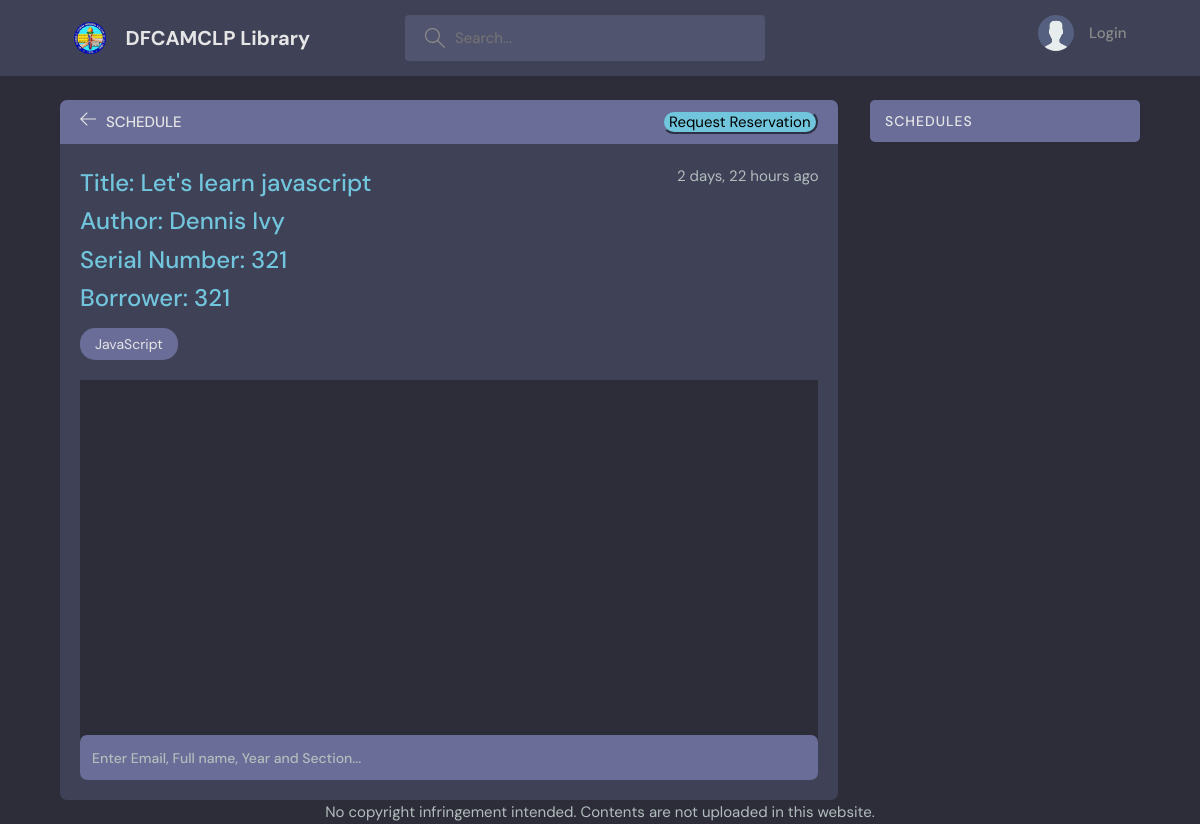
The page /room/40/ on the database its author committed.
### base/models.py (models this page shows, shortened)
class Room(models.Model):
    host = models.ForeignKey(User, on_delete=models.SET_NULL, null=True)
    topic = models.ForeignKey(Topic, on_delete=models.SET_NULL, null=True)
    name = models.CharField(max_length=200)
    author = models.CharField(max_length=200, blank = True)
    serialnumber = models.CharField(max_length=200, blank = True)
    status = models.IntegerField(default = 0)
    description = models.TextField(null=True, blank=True)
    participants = models.ManyToManyField(User, related_name='participants', blank=True)
    updated = models.DateTimeField(auto_now=True)
    created = models.DateTimeField(auto_now_add=True)
    class Meta:
        ordering = ['-updated','-created']

class Topic(models.Model):
    name = models.CharField(max_length=200)
    def __str__(self):
        return self.name

### base/views.py (the view, shortened to what this page needs)
# urls.py: path('room/<str:pk>/', views.room, name="room"),
def room(request, pk):
    room = Room.objects.get(id=pk)
    room_messages = room.message_set.all()
    participants = room.participants.all()
    context = {'room' : room, 'room_messages' : room_messages, 'participants' : participants}
    return render(request, 'base/room.html',context)

### base/templates/base/room.html (shortened to what this page needs)
{% extends 'main.html' %}
{% block content %}
    <main class="profile-page layout layout--2" >
      <div class="container" >
        <div class="room" >
          <div class="room__top">
            <div class="room__topLeft">
              <a href="{%url 'home'%}">
                <svg version="1.1" xmlns="http://www.w3.org/2000/svg" width="32" height="32" viewBox="0 0 32 32">
                  <title>arrow-left</title>
                  <path
                    d="M13.723 2.286l-13.723 13.714 13.719 13.714 1.616-1.611-10.96-10.96h27.625v-2.286h-27.625l10.965-10.965-1.616-1.607z"
                  ></path>
                </svg>
              </a>
              <h3>Schedule</h3>
            </div>
            {% if room.status == 0 %}
            {% if not user.is_superuser %}
            <button class = "resdesbtn" name = "resbtn" type = "button"> <a href="{% url 'reserve-room' room.id %}"><FONT COLOR = 'black'>Request Reservation</FONT></a></button>
            {% endif %}
            {% endif %}
          </div>
          <div class="room__box scroll">
            <div class="room__header scroll">
              <div class="room__info">
                <h3>Title: {{room.name}}
                  <p>Author: {{room.author}}</p>
                  <p>Serial Number: {{room.serialnumber}}</p>
                  <p>Borrower: {{room.serialnumber}}</p>
                </h3>
                <span>{{room.created|timesince}} ago</span>
              </div>
              <span class="room__topics">{{room.topic}}</span>
            </div>
            <div class="room__conversation">
              <div class="threads scroll">
              </div>
            </div>
          </div>
          <div class="room__message">
            <form method="POST" action="">
              {% if not user.is_superuser %}
              <input type="text" name="body" placeholder="Enter Email, Full name, Year and Section..." />
              {% endif %}
          </form>
          </div>
        </div>
        <div class="activities">
          <div class="activities__header">
            <h2>Schedules</h2>
          </div>
        </div>
      </div>
    </main>
    {% endblock content %}

### static/styles/style.css (style rules this page uses)
:root { --color-main: #71c6dd; --color-main-light: #e1f6fb; --color-dark: #3f4156; --color-dark-medium: #51546e; --color-dark-light: #696d97; --color-light: #e5e5e5; --color-gray: #8b8b8b; --color-light-gray: #b2bdbd; --color-bg: #2d2d39; --color-success: #5dd693; --color-error: #fc4b0b; }
* { font-family: "DM Sans", -apple-system, BlinkMacSystemFont, "Segoe UI", Roboto, Oxygen, Ubuntu, Cantarell, "Open Sans", "Helvetica Neue", sans-serif; margin: 0; padding: 0; box-sizing: border-box; text-rendering: optimizeLegibility; font-size: inherit; }
html { font-size: 56.25%; }
@media only screen and (min-width: 1200px) { html { font-size: 62.5%; } }
body { line-height: 1.6; font-weight: 400; font-size: 1.5rem; color: var(--color-light-gray); background-color: var(--color-bg); min-height: 100vh; }
a { display: inline-block; color: var(--color-main); text-decoration: none; }
.container { max-width: 120rem; width: 90%; margin: auto; }
.layout { margin-top: 2.4rem; }
.layout > .container { display: flex; justify-content: space-between; align-items: flex-start; }
.layout--2 > .container > div:first-child { flex-basis: 72%; }
.layout--2 > .container > div:last-child { flex-basis: 25%; }
.activities { background: var(--color-dark); border-radius: 5px; overflow: hidden; }
.activities__header h2 { background-color: var(--color-dark-light); text-transform: uppercase; font-weight: 500; padding: 1rem 1.5rem; color: var(--color-light); letter-spacing: 1px; font-size: 1.4rem; }
.room, .participants { background: var(--color-dark); max-height: 87.5vh; border-radius: 0.7rem; overflow: hidden; position: relative; }
.room__top, .participants__top { background: var(--color-dark-light); display: flex; justify-content: space-between; align-items: center; padding: 1rem 2rem; position: relative; }
.room__top svg, .thread__top svg { width: 1.6rem; height: 1.6rem; fill: var(--color-light); cursor: pointer; }
.room__topLeft { display: flex; align-items: flex-end; gap: 1rem; }
.room__topLeft h3, .participants__top { text-transform: uppercase; font-weight: 500; color: var(--color-light); }
.room__topLeft svg { width: 1.6rem; height: 1.6rem; fill: var(--color-light); }
.room__header { max-height: 30vh; overflow-y: auto; position: absolute; width: 95%; background: var(--color-dark); z-index: 999; top: 4.4rem; padding-top: 2rem; padding-bottom: 1rem; }
.room__box { padding-left: 2rem; padding-right: 2rem; height: 80.5vh; padding-bottom: 0; }
.room__info { display: flex; justify-content: space-between; }
.room__info h3 { font-size: 2.4rem; font-weight: 500; color: var(--color-main); }
.room__topics { padding: 0.5rem 1.5rem; background: var(--color-dark-light); color: var(--color-light); display: inline-block; font-size: 1.4rem; border-radius: 1.5rem; margin: 1rem 0; }
.room__conversation { margin-top: 1rem; margin-bottom: 4rem; height: 64%; }
.threads { background: var(--color-bg); border-radius: 0.7rem; overflow-y: auto; height: 100%; margin-top: 28vh; padding: 0 2rem 4rem 2rem; }
.room__message { padding: 2rem; position: absolute; z-index: 111; bottom: 0; left: 0; right: 0; background: transparent; }
.room__message > form > input { resize: none; background-color: var(--color-dark-light); color: var(--color-light); border: none; outline: none; border-radius: 0.7rem; height: 4.5rem; width: 100%; margin-top: -1rem; padding: 1.2rem; font-size: 1.4rem; font-weight: 500; position: relative; }
.room__message > form > input::placeholder { color: var(--color-light-gray); }

### base/templates/base/room.html (style rules this page uses)
.resdesbtn { background-color: #71c6dd; border-color: #696d97; border-radius: 12px; padding-left: 5px; padding-right: 5px; }

### rows shown on the page
Room: name "Let's learn javascript", author "Dennis Ivy", serialnumber "321", created "2 days, 22 hours", topic "JavaScript"
